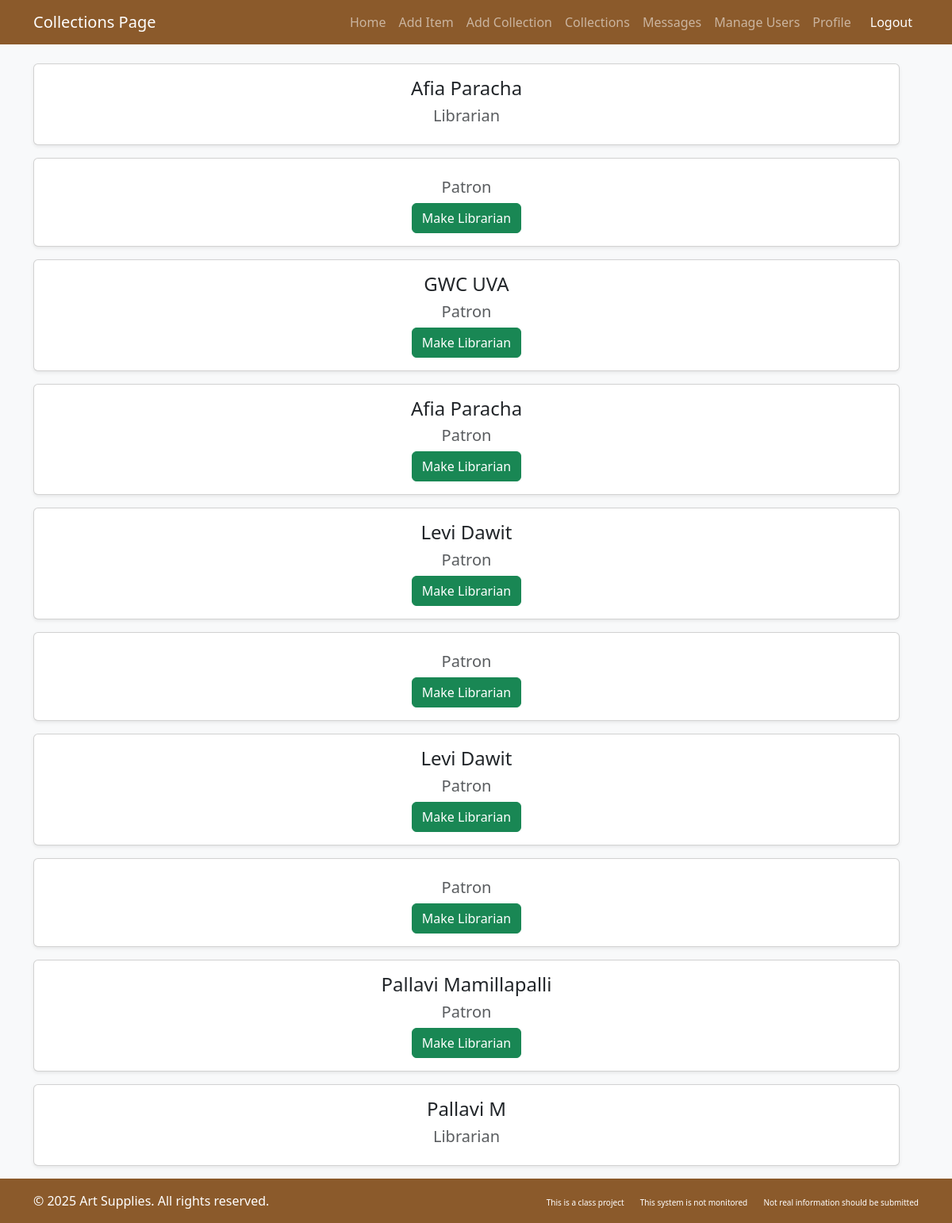
The app's page /artlibrary/manage_users/ (signed in), older data.
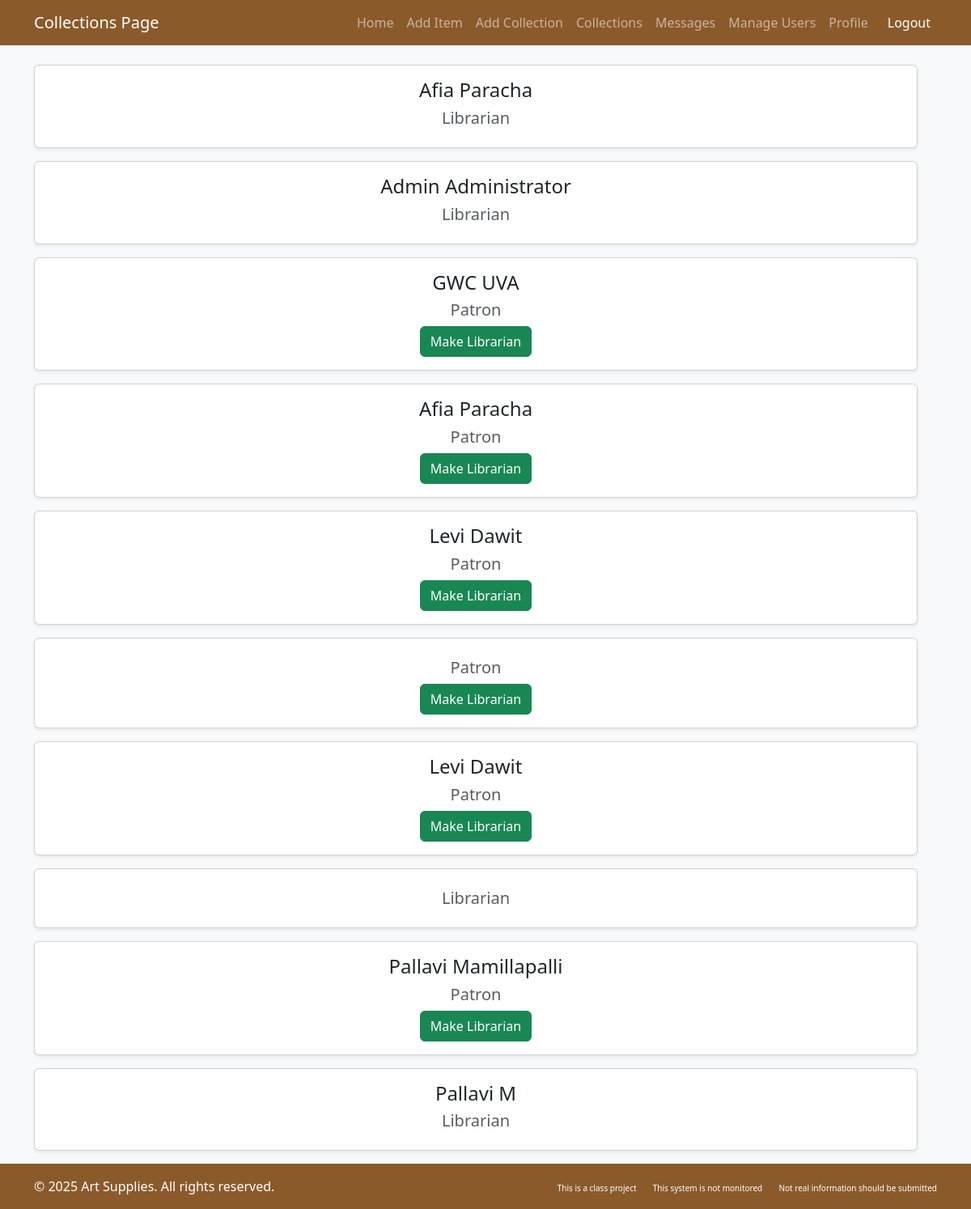
The same page, newer data.
### artlibrary/models.py (models this page shows, shortened)
class CustomUser(AbstractUser):
    profile_pic = models.ImageField(
        storage=S3Boto3Storage(),
        upload_to='profile_pics/',
        null=True,
        blank=True
    )
    date_joined = models.DateTimeField(auto_now_add=True)
    roles = (('patron', 'Patron'), ('librarian', 'Librarian'), ('anonymous', 'Anonymous'))
    user_role = models.CharField(max_length=12, choices=roles, default='patron')
    email = models.EmailField(blank=True, max_length=254, verbose_name='email address')

### artlibrary/views.py (the view)
# urls.py: path('manage_users/',views.manage_users,name="manage_users"),
def manage_users(request):
    if(request.user.user_role!="librarian"):
        if request.user.user_role=="anonymous":
            return redirect("anonymous_page")
        else:
            return redirect("patron_page")
    usersList= CustomUser.objects.all()
    context={'all_users':usersList}
    return render(request,'artlibrary/manage_users.html',context)

### artlibrary/templates/artlibrary/manage_users.html (shortened to what this page needs)
{% load django_bootstrap5 %}
<!DOCTYPE html>
<html lang="en">
<head>
    {% bootstrap_css %}
</head>
<body class="bg-light">
    <nav class="navbar navbar-expand-lg navbar-dark bg-brown">
        <div class="container">
            <a class="navbar-brand" href="#">Collections Page</a>
            <div class="collapse navbar-collapse" id="navbarNav">
                <ul class="navbar-nav ms-auto">
                    <li class="nav-item"><a class="nav-link" href="#">Home</a></li>
                    {% if request.user.user_role == "librarian" %}
                    <li class="nav-item"><a class="nav-link" href="#" data-bs-toggle="modal" data-bs-target="#addItemModal">Add Item</a></li>
                    {% endif %}
                    {% if request.user.user_role != "anonymous_user" %}
                    <li class="nav-item"><a class="nav-link" href="#" data-bs-toggle="modal" data-bs-target="#addCollectionModal">Add Collection</a></li>
                    {% endif %}
                    <li class="nav-item"><a class="nav-link" href="{% url 'collections' %}">Collections</a></li>
                    <li class="nav-item"><a class="nav-link" href="#">Messages</a></li>
                    {% if request.user.user_role == "librarian" %}
                    <li class="nav-item"><a class="nav-link" href="{% url 'manage_users' %}">Manage Users</a></li>
                    {% endif %}
                    {% if request.user.user_role != "anonymous_user" %}
                    <li class="nav-item"><a class="nav-link" href="{% url 'profile' %}">Profile</a></li>
                    {% endif %}
                    <li class="nav-item">
                        <a class="nav-link btn btn-danger btn-sm text-white ms-2" href="{% url 'logout' %}">Logout</a>
                    </li>
                </ul>
            </div>
        </div>
    </nav>
    <div class="container mt-4 flex-column align-items-center w-100">
        {% for user in all_users %}
        <div class="row justify-content-center w-100 mb-3">
            <div class="col-md-6 col-lg-4 w-100">
                <div class="card shadow-sm">
                    <div class="card-body text-center">
                        <h4 class="card-title">{{ user.get_full_name }}</h4>
                        <h5 class="text-muted">{{ user.user_role|title }}</h5>
                        {% if user.user_role != "librarian" %}
                        <a href="{% url 'make_librarian' user.id %}" class="btn btn-success">Make Librarian</a>
                        {% endif %}
                    </div>
                </div>
            </div>
        </div>
        {% endfor %}
    </div>
</body>
<footer class="py-3 bg-dark text-white mt-auto bg-brown">
    <div class="container">
        <div class="row">
            <div class="col-md-6">
                <p class="mb-0">&copy; 2025 Art Supplies. All rights reserved.</p>
            </div>
            <div class="col-md-6 text-md-end">
                <a href="#" class="text-white text-decoration-none me-3" style="font-size: 10px;">This is a class project</a>
                <a href="#" class="text-white text-decoration-none me-3" style="font-size: 10px;">This system is not monitored</a>
                <a href="#" class="text-white text-decoration-none" style="font-size: 10px;">Not real information should be submitted</a>
            </div>
        </div>
    </div>
</footer>
</body>
</html>

Row changes from the older to the newer data that the page shows:
changed CustomUser: get_full_name (not shown) → "Admin Administrator"; user_role "Patron" → "Librarian"; no longer shows "Make Librarian"
changed CustomUser (number 8 of 10 on the later page): user_role "Patron" → "Librarian"; no longer shows "Make Librarian"
